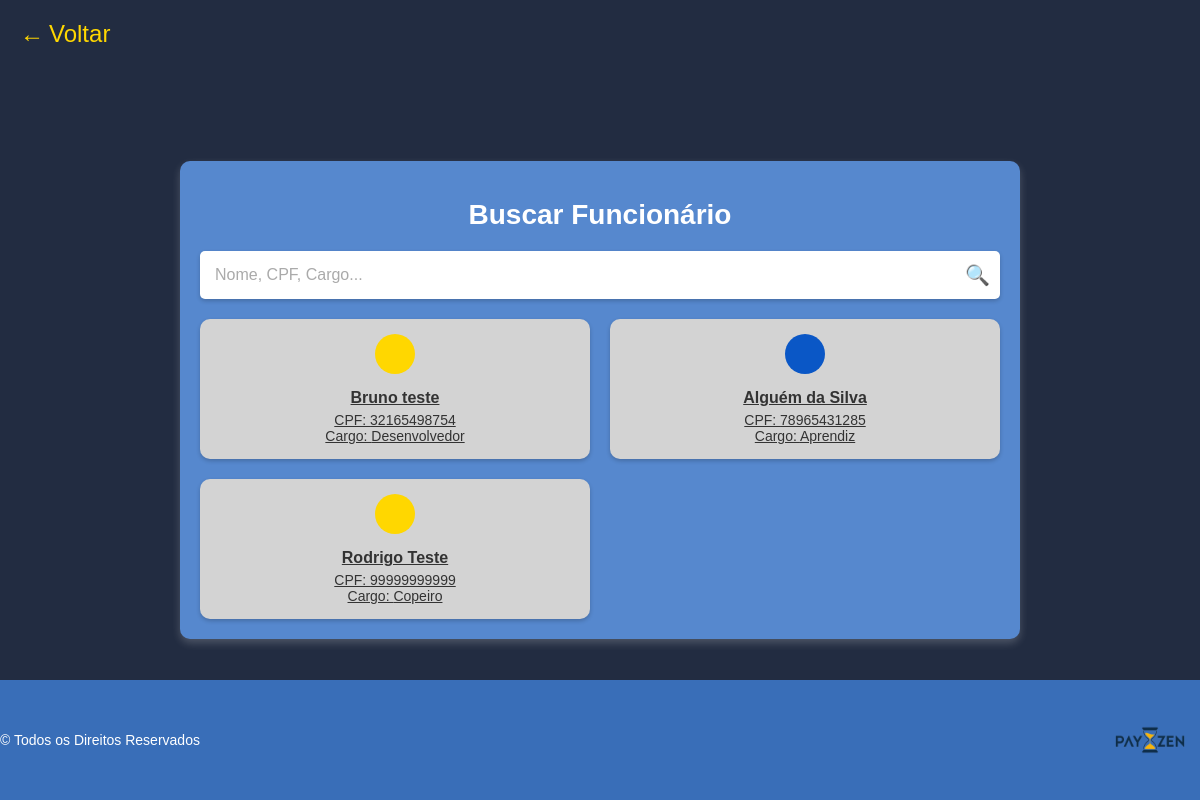
The app's page /busca, older data.
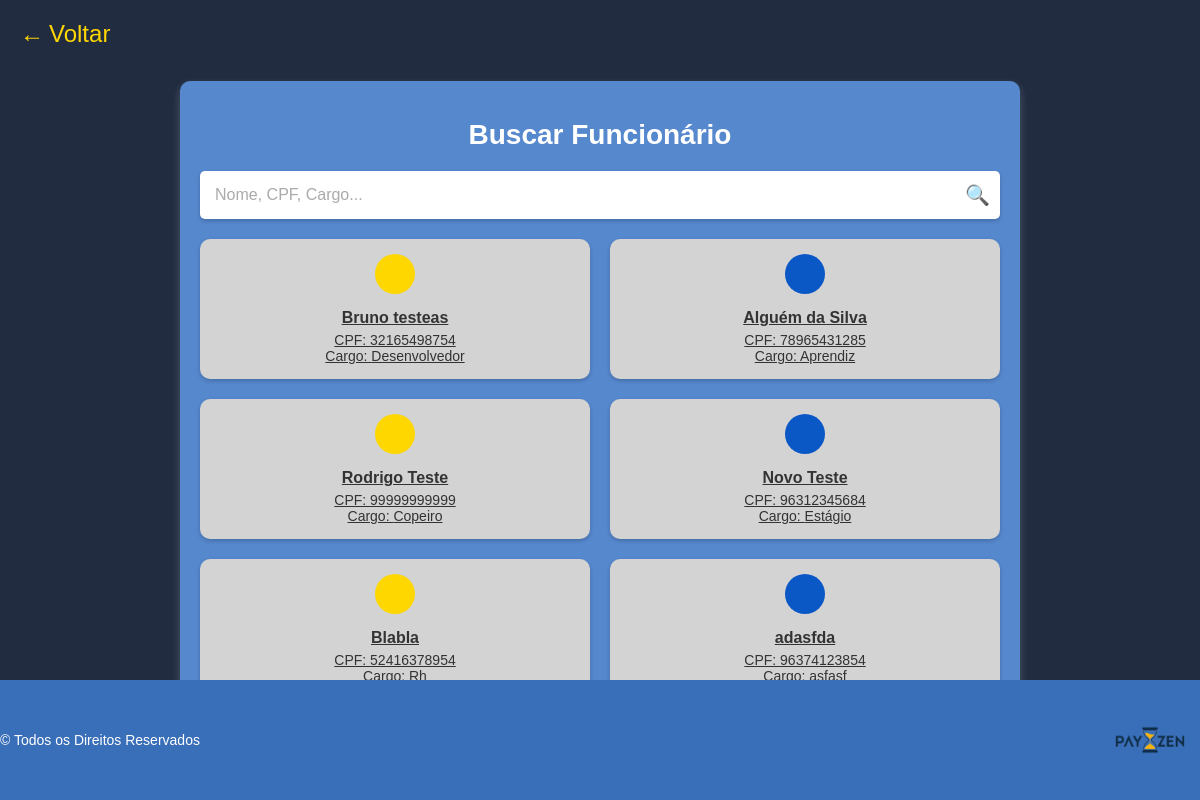
The same page, newer data.
### tables this page shows
CREATE TABLE funcionarios (
            id INTEGER PRIMARY KEY AUTOINCREMENT,
            nome_completo TEXT NOT NULL,
            data_nascimento TEXT NOT NULL,
            salario REAL NOT NULL,
            cpf TEXT UNIQUE NOT NULL,
            cargo TEXT NOT NULL,
            numero_conta TEXT NOT NULL
        , horas_trabalhadas REAL DEFAULT 0, vale_transporte REAL DEFAULT 0, irrf REAL DEFAULT 0, inss REAL DEFAULT 0, vale_alimentacao REAL DEFAULT 0, horas_extras REAL DEFAULT 0);

### app.py (the view)
@app.route('/busca')
def busca_funcionario():
    conn = sqlite3.connect('payzen.db')
    conn.row_factory = sqlite3.Row
    cursor = conn.cursor()
    cursor.execute('SELECT id, nome_completo, cpf, cargo FROM funcionarios')
    funcionarios = cursor.fetchall()
    conn.close()
    return render_template('busca_funcionario.html', funcionarios=funcionarios)

### templates/busca_funcionario.html (shortened to what this page needs)
<!DOCTYPE html>
<html lang="en">
<head>
    <link rel="stylesheet" href="{{ url_for('static', filename='style.css') }}">
</head>
<body>
    <a href="{{ url_for('home') }}" class="voltar">
        <span>&#8592;</span> Voltar
    </a>
    <div class="busca-container">
        <h1>Buscar Funcionário</h1>
        <div class="busca-bar">
            <input type="text" id="searchInput" placeholder="Nome, CPF, Cargo...">
            <span class="lupa">&#128269;</span>
        </div>
        <div class="funcionarios-grid">
            {% for funcionario in funcionarios %}
                <a href="{{ url_for('visualizar_funcionario', id=funcionario[0]) }}" class="funcionario-card">
                    <div class="foto {% if loop.index is even %}azul{% else %}amarelo{% endif %}"></div>
                    <h3 class="funcionario-nome">{{ funcionario[1] }}</h3>
                    <p class="funcionario-cpf">CPF: {{ funcionario[2] }}</p>
                    <p class="funcionario-cargo">Cargo: {{ funcionario[3] }}</p>
                </a>
            {% endfor %}
        </div>
    </div>
    <footer>
        <p>&copy; Todos os Direitos Reservados</p>
        <img src="static/img/logo.png" alt="PayZen Logo" style="width: 50%; max-width: 100px;">
    </footer>
</body>
</html>

Row changes from the older to the newer data that the page shows:
changed funcionarios "Desenvolvedor": nome_completo "Bruno teste" → "Bruno testeas"
added funcionarios: nome_completo "Novo Teste", cpf "96312345684", cargo "Estágio"
added funcionarios: nome_completo "Blabla", cpf "52416378954", cargo "Rh"
added funcionarios: nome_completo "adasfda", cpf "96374123854", cargo "asfasf"
